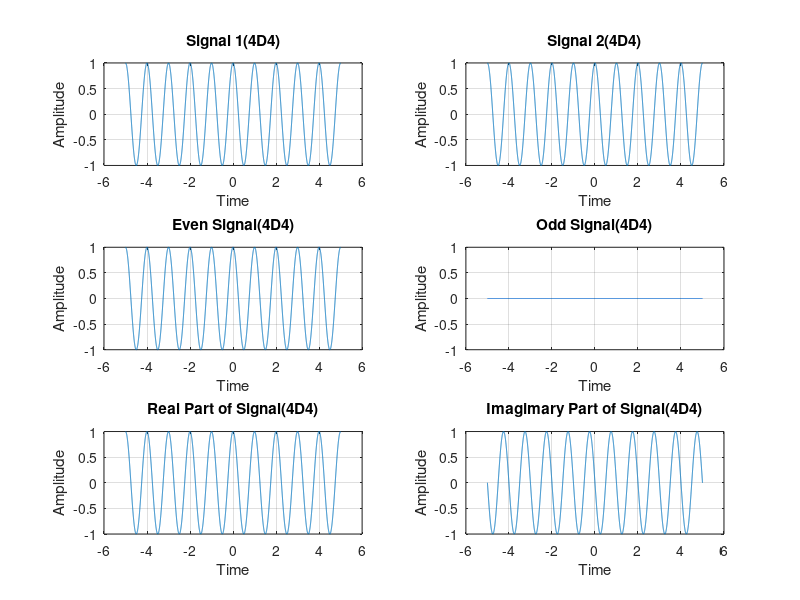

This figure's MATLAB source:
clear all
close all

t = -5:0.001:5;

x1 = exp(1i*2*pi.*t);  %Exponential Signal
%x1 = cos(t);           Cosine Signal
%x1 = sin(t);           Sine Signal
subplot(3,2,1);
plot(t,x1);
xlabel("Time");
ylabel("Amplitude");
title("Signal 1(4D4)");
grid;

x2 = exp((-1i)*2*pi.*t);   %Exponential Signal
%x2 = cos(-t);           Cosine Signal
%x2  = sin(-t);          Sine Signal
subplot(3,2,2);
plot(t,x2);
xlabel("Time");
ylabel("Amplitude");
title("Signal 2(4D4)");
grid;

if(x1==x2)
    disp("The given Signal is Even");
    
else if(x1==-x2)
    disp("The given Signal is Odd");

else
    disp("The given Signal is Neither Even Nor Odd");

end
end
xe = (x1+x2)/2;

subplot(3,2,3);
plot(t,xe);
xlabel("Time");
ylabel("Amplitude");
title("Even Signal(4D4)");
grid;

xo = (x1-x2)/2;

subplot(3,2,4);
plot(t,xo);
xlabel("Time");
ylabel("Amplitude");
title("Odd Signal(4D4)");
grid;

Real = real(x1);

subplot(3,2,5);
plot(t,Real);
xlabel("Time");
ylabel("Amplitude");
title("Real Part of Signal(4D4)");
grid;

Imagimary = imag(x2);

subplot(3,2,6);
plot(t,Imagimary);
xlabel("Time");
ylabel("Amplitude");
title("Imagimary Part of Signal(4D4)");
grid;
